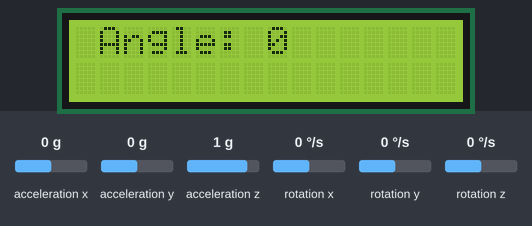
Recording of a sketch running on a simulated Arduino Uno, built with avr-gcc and run on an emulated ATmega328P. Parts: 16×2 character LCD. The test bench sets the inputs (shaded band); at power-on: rotation z 0 °/s, acceleration x 0 g, acceleration y 0 g, acceleration z 1 g, rotation x 0 °/s, rotation y 0 °/s. What the sketch prints to the serial monitor is not drawn.

Above: at 5.2 s.
5.3 s: rotation z set to -192 °/s
At 5.49 s:
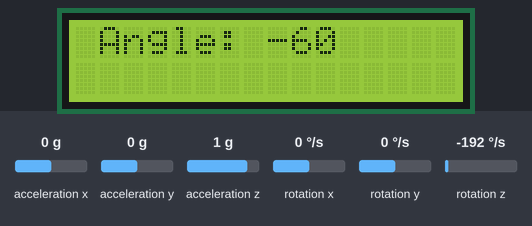
6.8 s: rotation z set to -100 °/s
At 7.07 s:
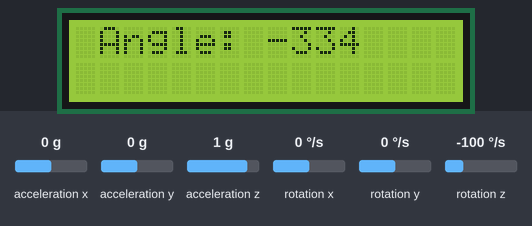
8.4 s: rotation z set to 100 °/s
At 8.65 s:
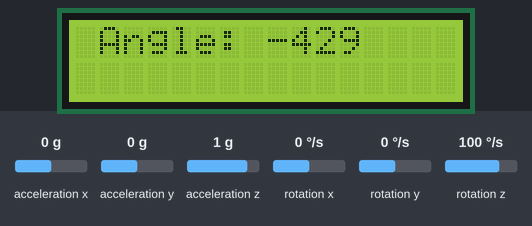
Timing chart, 0 to 11.4 s (numbered marks = the images above; inputs shaded):
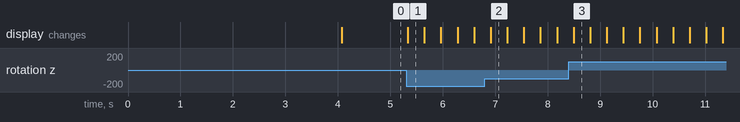

Measured:
- after the input at 5.3 s, the display: changes at once (image 1)

The sketch:

angle_measure_device.ino
```cpp
#include <Wire.h>    //Include wire library
#include <MPU6050_light.h>  //Include library for MPU communication
#include <LiquidCrystal_I2C.h>  //Library for LCD Display

MPU6050 mpu(Wire);   //Create object mpu
LiquidCrystal_I2C lcd(0x20, 16, 2);     //Define LCD address and dimension

unsigned long timer = 0;

void setup() {

  Serial.begin(9600);    //Start serial communication

  lcd.begin();     //Start LCD Display
  lcd.backlight();

  Wire.begin();
  mpu.begin();
  Serial.print(F("MPU6050 status: "));
  Serial.println(F("Calculating offsets, do not move MPU6050"));
  delay(1000);
  mpu.calcGyroOffsets();     //Calibrate gyroscope
  Serial.println("Done!\n");

}
void loop() {
  mpu.update();    //Get values from MPU

  if ((millis() - timer) > 100) { // print data every 100ms
    timer = millis();
    lcd.clear();
    lcd.print(" Angle: ");
    lcd.print(int(mpu.getAngleZ()));     //Print Z angle value on LCD
    Serial.print(" Angle: ");
    Serial.println(int(mpu.getAngleZ()));     //Print Z angle value on LCD
    delay(300);
  }
}
```
